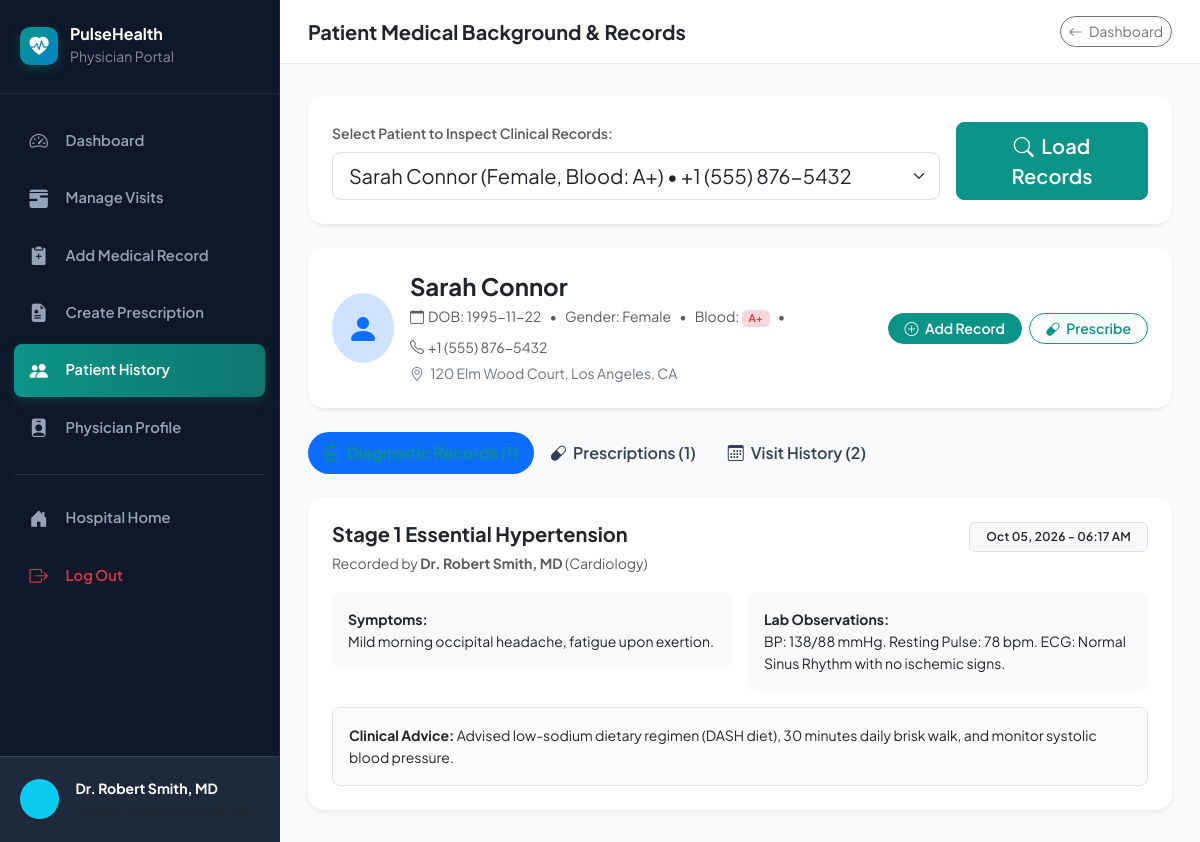
/doctor/patient-history.php?patient_id=2 (signed in), run on the app's committed database.
### tables this page shows
CREATE TABLE IF NOT EXISTS `patients` (
    `id` INT AUTO_INCREMENT PRIMARY KEY,
    `user_id` INT NOT NULL,
    `full_name` VARCHAR(100) NOT NULL,
    `dob` DATE NULL,
    `gender` ENUM('Male', 'Female', 'Other') DEFAULT 'Male',
    `phone` VARCHAR(20) NOT NULL,
    `blood_group` VARCHAR(5) DEFAULT 'O+',
    `address` TEXT NULL,
    `emergency_contact` VARCHAR(100) NULL,
    `created_at` TIMESTAMP DEFAULT CURRENT_TIMESTAMP,
    FOREIGN KEY (`user_id`) REFERENCES `users`(`id`) ON DELETE CASCADE
);

CREATE TABLE IF NOT EXISTS `medical_records` (
    `id` INT AUTO_INCREMENT PRIMARY KEY,
    `patient_id` INT NOT NULL,
    `doctor_id` INT NOT NULL,
    `diagnosis` VARCHAR(255) NOT NULL,
    `symptoms` TEXT NOT NULL,
    `test_results` TEXT NULL,
    `notes` TEXT NULL,
    `recorded_at` TIMESTAMP DEFAULT CURRENT_TIMESTAMP,
    FOREIGN KEY (`patient_id`) REFERENCES `patients`(`id`) ON DELETE CASCADE,
    FOREIGN KEY (`doctor_id`) REFERENCES `doctors`(`id`) ON DELETE CASCADE
);

CREATE TABLE IF NOT EXISTS `doctors` (
    `id` INT AUTO_INCREMENT PRIMARY KEY,
    `user_id` INT NOT NULL,
    `full_name` VARCHAR(100) NOT NULL,
    `specialization` VARCHAR(100) NOT NULL,
    `qualification` VARCHAR(100) NOT NULL,
    `phone` VARCHAR(20) NOT NULL,
    `room_no` VARCHAR(20) NOT NULL,
    `consultation_fee` DECIMAL(8, 2) NOT NULL DEFAULT 500.00,
    `bio` TEXT NULL,
    `available_days` VARCHAR(100) DEFAULT 'Mon - Fri, 09:00 AM - 05:00 PM',
    `created_at` TIMESTAMP DEFAULT CURRENT_TIMESTAMP,
    FOREIGN KEY (`user_id`) REFERENCES `users`(`id`) ON DELETE CASCADE
);

### doctor/patient-history.php (the view, shortened to what this page needs)
<?php
require_once __DIR__ . '/../config/db.php';
$selectedPatientId = isset($_GET['patient_id']) ? (int)$_GET['patient_id'] : 0;
$patients = [];
$patient = null;
$records = [];
$prescriptions = [];
$appointments = [];
try {
    $stmtAll = $pdo->query("SELECT id, full_name, phone, blood_group, gender FROM patients ORDER BY full_name ASC");
    $patients = $stmtAll->fetchAll();
    if ($selectedPatientId > 0) {
        $stmtP = $pdo->prepare("SELECT p.*, u.email FROM patients p JOIN users u ON p.user_id = u.id WHERE p.id = ?");
        $stmtP->execute([$selectedPatientId]);
        $patient = $stmtP->fetch();
        $stmtR = $pdo->prepare("
            SELECT mr.*, d.full_name AS doctor_name, d.specialization
            FROM medical_records mr
            JOIN doctors d ON mr.doctor_id = d.id
            WHERE mr.patient_id = ?
            ORDER BY mr.recorded_at DESC
        ");
        $stmtR->execute([$selectedPatientId]);
        $records = $stmtR->fetchAll();
        $stmtPr = $pdo->prepare("
            SELECT pr.*, d.full_name AS doctor_name
            FROM prescriptions pr
            JOIN doctors d ON pr.doctor_id = d.id
            WHERE pr.patient_id = ?
            ORDER BY pr.prescribed_at DESC
        ");
        $stmtPr->execute([$selectedPatientId]);
        $prescriptions = $stmtPr->fetchAll();
        $stmtApt = $pdo->prepare("
            SELECT a.*, d.full_name AS doctor_name
            FROM appointments a
            JOIN doctors d ON a.doctor_id = d.id
            WHERE a.patient_id = ?
            ORDER BY a.appointment_date DESC
        ");
        $stmtApt->execute([$selectedPatientId]);
        $appointments = $stmtApt->fetchAll();
    }
} catch (Exception $e) {
}
include __DIR__ . '/../includes/header.php';
?>
<div class="portal-wrapper">
    <?php include __DIR__ . '/sidebar.php'; ?>
    <div class="portal-content">
        <header class="portal-topbar">
            <div class="d-flex align-items-center gap-3">
                <h5 class="mb-0 fw-bold text-dark">Patient Medical Background & Records</h5>
            </div>
            <a href="dashboard.php" class="btn btn-sm btn-outline-secondary rounded-pill">
                <i class="bi bi-arrow-left me-1"></i> Dashboard
            </a>
        </header>
        <main class="portal-main">
            <div class="card border-0 shadow-sm rounded-4 p-4 mb-4">
                <form method="GET" action="patient-history.php" class="row g-3 align-items-end">
                    <div class="col-md-9">
                        <label class="form-label small fw-semibold text-muted">Select Patient to Inspect Clinical Records:</label>
                        <select name="patient_id" class="form-select form-select-lg" onchange="this.form.submit()">
                            <?php foreach ($patients as $p): ?>
                                <option value="<?= $p['id'] ?>" <?= ($selectedPatientId == $p['id']) ? 'selected' : '' ?>>
                                    <?= htmlspecialchars($p['full_name']) ?> (<?= htmlspecialchars($p['gender']) ?>, Blood: <?= htmlspecialchars($p['blood_group']) ?>) &bull; <?= htmlspecialchars($p['phone']) ?>
                                </option>
                            <?php endforeach; ?>
                        </select>
                    </div>
                    <div class="col-md-3">
                        <button type="submit" class="btn btn-primary btn-lg w-100 rounded-3">
                            <i class="bi bi-search me-1"></i> Load Records
                        </button>
                    </div>
                </form>
            </div>
            <?php if ($patient): ?>
                <div class="card border-0 shadow-sm rounded-4 p-4 mb-4 bg-white">
                    <div class="row align-items-center g-3">
                        <div class="col-md-8">
                            <div class="d-flex align-items-center gap-3">
                                <div class="bg-primary-subtle text-primary rounded-circle d-flex align-items-center justify-content-center fs-2" style="width: 70px; height: 70px;">
                                    <i class="bi bi-person-fill"></i>
                                </div>
                                <div>
                                    <h4 class="fw-bold mb-1"><?= htmlspecialchars($patient['full_name']) ?></h4>
                                    <div class="d-flex flex-wrap gap-2 text-muted small">
                                        <span><i class="bi bi-calendar me-1"></i>DOB: <?= htmlspecialchars($patient['dob'] ?? 'N/A') ?></span>
                                        <span>&bull;</span>
                                        <span>Gender: <?= htmlspecialchars($patient['gender']) ?></span>
                                        <span>&bull;</span>
                                        <span>Blood: <strong class="badge bg-danger-subtle text-danger"><?= htmlspecialchars($patient['blood_group']) ?></strong></span>
                                        <span>&bull;</span>
                                        <span><i class="bi bi-telephone me-1"></i><?= htmlspecialchars($patient['phone']) ?></span>
                                    </div>
                                    <div class="small text-secondary mt-1">
                                        <i class="bi bi-geo-alt me-1"></i> <?= htmlspecialchars($patient['address'] ?? 'No residential address on file') ?>
                                    </div>
                                </div>
                            </div>
                        </div>
                        <div class="col-md-4 text-md-end">
                            <a href="add-record.php?patient_id=<?= $patient['id'] ?>" class="btn btn-sm btn-primary rounded-pill px-3 me-1">
                                <i class="bi bi-plus-circle me-1"></i> Add Record
                            </a>
                            <a href="create-prescription.php?patient_id=<?= $patient['id'] ?>" class="btn btn-sm btn-outline-primary rounded-pill px-3">
                                <i class="bi bi-capsule me-1"></i> Prescribe
                            </a>
                        </div>
                    </div>
                </div>
                <ul class="nav nav-pills mb-4" id="historyTab" role="tablist">
                    <li class="nav-item">
                        <button class="nav-link active rounded-pill px-4" id="records-tab" data-bs-toggle="pill" data-bs-target="#records-pane">
                            <i class="bi bi-clipboard2-pulse me-1"></i> Diagnostic Records (<?= count($records) ?>)
                        </button>
                    </li>
                    <li class="nav-item">
                        <button class="nav-link rounded-pill px-4" id="prescriptions-tab" data-bs-toggle="pill" data-bs-target="#prescriptions-pane">
                            <i class="bi bi-capsule me-1"></i> Prescriptions (<?= count($prescriptions) ?>)
                        </button>
                    </li>
                    <li class="nav-item">
                        <button class="nav-link rounded-pill px-4" id="visits-tab" data-bs-toggle="pill" data-bs-target="#visits-pane">
                            <i class="bi bi-calendar3 me-1"></i> Visit History (<?= count($appointments) ?>)
                        </button>
                    </li>
                </ul>
                <div class="tab-content" id="historyTabContent">
                    <div class="tab-pane fade show active" id="records-pane">
                        <?php if (!empty($records)): ?>
                            <div class="row g-3">
                                <?php foreach ($records as $r): ?>
                                    <div class="col-12">
                                        <div class="card border-0 shadow-sm rounded-4 p-4">
                                            <div class="d-flex justify-content-between align-items-start mb-3">
                                                <div>
                                                    <h5 class="fw-bold text-dark mb-1"><?= htmlspecialchars($r['diagnosis']) ?></h5>
                                                    <small class="text-muted">Recorded by <strong><?= htmlspecialchars($r['doctor_name']) ?></strong> (<?= htmlspecialchars($r['specialization']) ?>)</small>
                                                </div>
                                                <span class="badge bg-light text-dark border px-3 py-2">
                                                    <?= date('M d, Y - h:i A', strtotime($r['recorded_at'])) ?>
                                                </span>
                                            </div>
                                            <div class="row g-3">
                                                <div class="col-md-6">
                                                    <div class="p-3 bg-light rounded-3 small">
                                                        <strong>Symptoms:</strong><br>
                                                        <?= nl2br(htmlspecialchars($r['symptoms'])) ?>
                                                    </div>
                                                </div>
                                                <div class="col-md-6">
                                                    <div class="p-3 bg-light rounded-3 small">
                                                        <strong>Lab Observations:</strong><br>
                                                        <?= !empty($r['test_results']) ? nl2br(htmlspecialchars($r['test_results'])) : '<em class="text-muted">None noted.</em>' ?>
                                                    </div>
                                                </div>
                                                <?php if (!empty($r['notes'])): ?>
                                                    <div class="col-12">
                                                        <div class="p-3 bg-light-subtle border rounded-3 small">
                                                            <strong>Clinical Advice:</strong> <?= htmlspecialchars($r['notes']) ?>
                                                        </div>
                                                    </div>
                                                <?php endif; ?>
                                            </div>
                                        </div>
                                    </div>
                                <?php endforeach; ?>
                            </div>
                        <?php else: ?>
                            <div class="card border-0 shadow-sm rounded-4 p-4 text-center text-muted">
                                No diagnostic records found for this patient.
                            </div>
                        <?php endif; ?>
                    </div>
                </div>
            <?php endif; ?>
        </main>
    </div>
</div>
</body>
</html>

### assets/css/style.css (style rules this page uses)
:root { --primary: #0d9488; --primary-dark: #0f766e; --primary-light: #ccfbf1; --secondary: #0284c7; --secondary-dark: #0369a1; --accent: #f59e0b; --danger: #ef4444; --success: #10b981; --bg-main: #f8fafc; --card-bg: #ffffff; --text-dark: #0f172a; --text-muted: #64748b; --border-color: #e2e8f0; --radius-sm: 8px; --radius-md: 14px; --radius-lg: 20px; --shadow-sm: 0 1px 3px rgba(15, 23, 42, 0.06); --shadow-md: 0 4px 20px -2px rgba(15, 23, 42, 0.08); --shadow-lg: 0 12px 30px -4px rgba(15, 23, 42, 0.12); --transition: all 0.25s cubic-bezier(0.16, 1, 0.3, 1); }
body { font-family: 'Plus Jakarta Sans', -apple-system, BlinkMacSystemFont, "Segoe UI", Roboto, sans-serif; background-color: var(--bg-main); color: var(--text-dark); margin: 0; padding: 0; overflow-x: hidden; line-height: 1.6; }
.nav-link { font-weight: 600; color: #334155 !important; padding: 0.5rem 1rem !important; border-radius: var(--radius-sm); transition: var(--transition); }
.nav-link:hover, .nav-link.active { color: var(--primary) !important; background: rgba(13, 148, 136, 0.08); }
.portal-wrapper { display: flex; min-height: 100vh; background: var(--bg-main); }
.portal-content { flex-grow: 1; display: flex; flex-direction: column; overflow-x: hidden; }
.portal-topbar { background: #ffffff; border-bottom: 1px solid var(--border-color); padding: 1rem 1.75rem; display: flex; align-items: center; justify-content: space-between; }
.portal-main { padding: 2rem 1.75rem; flex-grow: 1; }
.btn-primary { background-color: var(--primary); border-color: var(--primary); font-weight: 600; }
.btn-outline-primary { color: var(--primary); border-color: var(--primary); font-weight: 600; }
.badge { font-weight: 600; letter-spacing: 0.2px; }

### data on the page
patients: full_name "Sarah Connor", dob "1995-11-22", gender "Female", blood_group "A+", phone "+1 (555) 876-5432", address "120 Elm Wood Court, Los Angeles, CA"
medical_records: diagnosis "Stage 1 Essential Hypertension", doctor.full_name "Dr. Robert Smith, MD", doctor.specialization "Cardiology", recorded_at "Oct 05, 2026 - 06:17 AM", symptoms "Mild morning occipital headache, fatigue upon exertion.", test_results "BP: 138/88 mmHg. Resting Pulse: 78 bpm. ECG: Normal Sinus Rhythm with no ischemic signs.", notes "Advised low-sodium dietary regimen (DASH diet), 30 minutes daily brisk walk, and monitor systolic blood pressure."

### other printed values
APP_NAME "PulseHealth"
$doctorName "Dr. Robert Smith, MD"
count($prescriptions) "1"
count($appointments) "2"
form field patient_id "Sarah Connor (Female, Blood: A+) • +1 (555) 876-5432"
